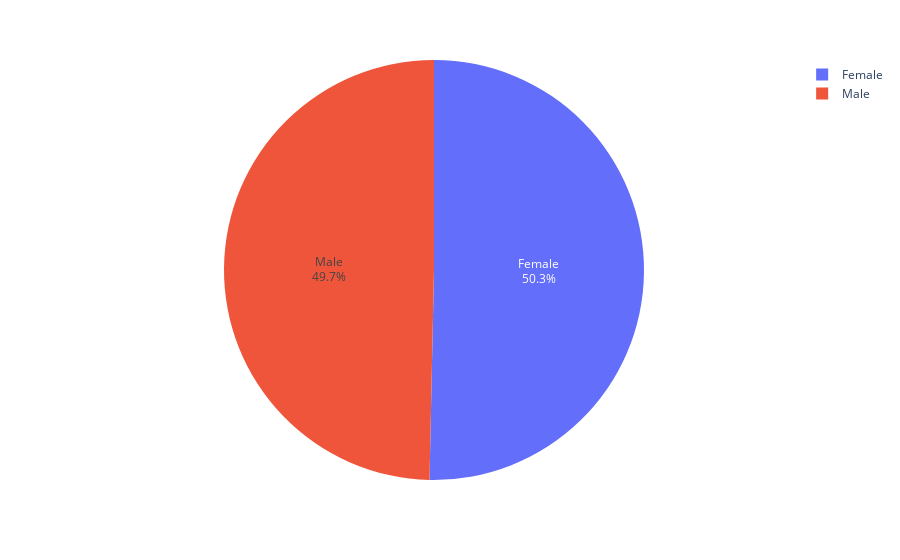

The notebook cell this image was saved under:
### Code cell
fig_age=px.pie(data_frame=df,names='Gender')
fig_age.update_traces(
    textposition='inside',
    textinfo='label+percent'   # options: 'label', 'percent', 'value', 'none'
)

fig_age.show()

### Figure 1 — Plotly figure (JSON) as saved in the notebook; plotly's stock layout.template omitted (floating-point values rounded to 4 significant figures; data arrays with more than 128 entries replaced by an {"elided": "..."} marker saying what was removed)
{"data": [{"domain": {"x": [0, 1], "y": [0, 1]}, "hovertemplate": "Gender=%{label}<extra></extra>", "labels": {"elided": "4984 str values"}, "legendgroup": "", "name": "", "showlegend": true, "textinfo": "label+percent", "textposition": "inside", "type": "pie"}], "layout": {"legend": {"tracegroupgap": 0}, "margin": {"t": 60}}}
